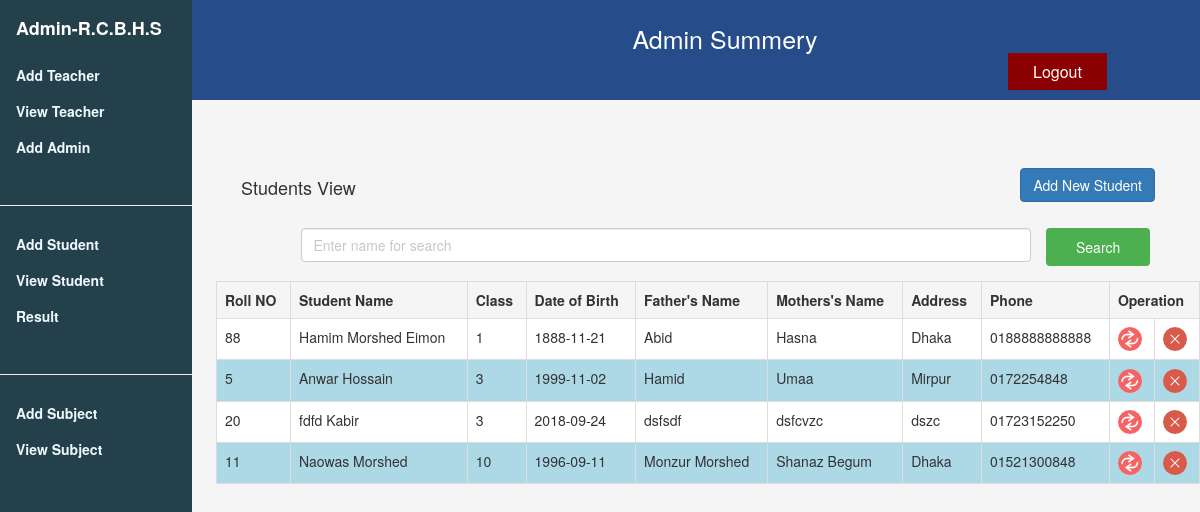
Page /role/admin/view-student.php on the committed database.
### tables this page shows
CREATE TABLE `student_tbl` (
  `student_id` int(11) NOT NULL,
  `roll_no` int(11) NOT NULL,
  `f_name` varchar(50) NOT NULL,
  `l_name` varchar(50) NOT NULL,
  `fatname` varchar(50) NOT NULL,
  `motname` varchar(50) NOT NULL,
  `gender` varchar(50) NOT NULL,
  `dob` date NOT NULL,
  `class` int(11) NOT NULL,
  `contact` varchar(20) NOT NULL,
  `email` varchar(30) NOT NULL,
  `address` varchar(50) NOT NULL
);

### role/admin/view-student.php (the view, shortened to what this page needs)
<?php
$con =mysqli_connect("localhost","root","","sms_db") or die (mysqli_error());
?>
<!DOCTYPE html>
<html>
<head>
<link rel="stylesheet" href="../../assets/css/w3.css">
<link rel="stylesheet" href="../../assets/css/style-main.css">
<link rel="stylesheet" href="../../assets/css/bootstrap-v3.3.css">
<link rel="stylesheet" href="../../assets/css/font-awesome/css/all.css">
<link rel="stylesheet" href="../../assets/css/style-info.css">
</head>
<body>
<div class="w3-sidebar w3-light-grey w3-bar-block" style="width:16% ;top: 0">
  <a style="color:white" href="admin.php"><h4 class="w3-bar-item"><strong>Admin-R.C.B.H.S</strong></h4></a>
  <a href="add-teacher.php" class="w3-bar-item w3-button"> Add Teacher</a>
  <a href="view-teacher.php" class="w3-bar-item w3-button">View Teacher</a>
  <a href="../admin/admin-reg.php" class="w3-bar-item w3-button"> Add Admin</a>
  <hr>
  <a href="add-student.php" class="w3-bar-item w3-button">Add Student</a>
  <a href="view-student.php" class="w3-bar-item w3-button">View Student</a>
  <a href="result_entry.php" class="w3-bar-item w3-button">Result</a>
  <hr>
  <a href="add-subject.php" class="w3-bar-item w3-button">Add Subject</a>
  <a href="view-subject.php" class="w3-bar-item w3-button">View Subject</a>
</div>
<div class="header">
   <h4>Admin Summery <a href="../../role.php" class="button">Logout</a></h4>
</div>>
<div id="main-page" style=margin-left:18%>
 <div class="col-md-12 entry-head margin-20b">
        <a href=""></a><h4 class="left">Students View</h4>
        <a class="btn btn-primary right" href="add-student.php">Add New Student</a>
    </div>
    <form role="form" data-toggle="validator" method="post" class="form-horizontal">
        <div class="form-group">
            <div class="col-md-9 col-md-offset-1     col-xs-9 col-sm-10">
            <input type="text" class="form-control" name="searchtxt" Placeholder="Enter name for search" autocomplete="off"/></div>
            <input type="submit" name="btnsearch" value="Search" class="btn btn-info"/>
        </div>
    </form>
<form method="post">
    <div class="table-responsive">
        <table class="table table-bordered">
        <tr>
            <th>Roll NO</th>
            <th>Student Name</th>
            <th>Class</th>
            <th>Date of Birth</th>
            <th>Father's Name</th>
            <th>Mothers's Name</th>
            <th>Address</th>
            <th>Phone</th>
            <th colspan="2">Operation</th>
        </tr>
        <?php
	$key="";
	if($key !=""){
		$query="SElECT * FROM student_tbl WHERE f_name  like '%$key%' or l_name like '%$key%'";
		$sql_sel=mysqli_query($con,$query);
	}
	else{
		 $query="SELECT * FROM student_tbl";
		 $sql_sel=mysqli_query($con,$query);
	}
    $i=0;
    while($row=mysqli_fetch_array($sql_sel)){
    $i++;
    $color=($i%2==0)?"lightblue":"white";
    ?>
      <tr bgcolor="<?php echo $color?>">
            <td><?php echo $row['roll_no'];?></td>
            <td><?php echo $row['f_name']."    ".$row['l_name'];?></td>
            <td><?php echo $row['class'];?></td>
            <td><?php echo $row['dob'];?></td>
            <td><?php echo $row['fatname'];?></td>
            <td><?php echo $row['motname'];?></td>
            <td><?php echo $row['address'];?></td>
            <td><?php echo $row['contact'];?></td>
            <td><a href="edit-student.php?edit_id=<?php echo $row['student_id'];?>" title="Update"><img src="../../assets/images/update.png" /></a></td>
            <td><a href="?view-students&opr=del&rs_id=<?php echo $row['student_id'];?>" title="Delete"><img src="../../assets/images/delete.png" /></a></td>
        </tr>
    <?php
    }
    ?>
    </table>
    </div>
</form>
    </div>
</body>
</html>

### assets/css/w3.css (style rules this page uses)
html { box-sizing:border-box }
*,*:before,*:after { box-sizing:inherit }
html { -ms-text-size-adjust:100%;-webkit-text-size-adjust:100% }
body { margin:0 }
a { background-color:transparent;-webkit-text-decoration-skip:objects }
img { border-style:none }
hr { box-sizing:content-box;height:0;overflow:visible }
button,input,select,textarea { font:inherit;margin:0 }
button,input { overflow:visible }
button,html [type=button],[type=reset],[type=submit] { -webkit-appearance:button }
html,body { font-family:Verdana,sans-serif;font-size:15px;line-height:1.5 }
html { overflow-x:hidden }
h4 { font-size:20px }
h1,h2,h3,h4,h5,h6 { font-family:"Segoe UI",Arial,sans-serif;font-weight:400;margin:10px 0 }
hr { border:0;border-top:1px solid #eee;margin:20px 0 }
img { vertical-align:middle }
a { color:inherit }
.w3-btn,.w3-button { border:none;display:inline-block;padding:8px 16px;vertical-align:middle;overflow:hidden;text-decoration:none;color:inherit;background-color:inherit;text-align:center;cursor:pointer;white-space:nowrap }
.w3-btn,.w3-button { -webkit-touch-callout:none;-webkit-user-select:none;-khtml-user-select:none;-moz-user-select:none;-ms-user-select:none;user-select:none }
.w3-sidebar { height:100%;width:200px;background-color:#fff;position:fixed!important;z-index:1;overflow:auto }
.w3-bar-block .w3-bar-item { width:100%;display:block;padding:8px 16px;text-align:left;border:none;white-space:normal;float:none;outline:0 }
.w3-light-grey,.w3-hover-light-grey:hover,.w3-light-gray,.w3-hover-light-gray:hover { color:#000!important;background-color:#f1f1f1!important }

### assets/css/style-main.css (style rules this page uses)
.header { overflow: hidden; background-color:#264c89; padding-left:250px; padding-top:15px; position:inherit; width:100%; text-color:white; }
.header h4 { float:none; color: white; text-align: center; text-decoration: none; font-size: 25px; }
#main-page { margin-top:4%; background-color:transparent; }
.w3-sidebar { font-weight: bold; background-color: #24404b !important; color: aliceblue !important; }
.button { background-color:darkred; border: none; color: white; padding: 10px 25px; margin-left: 70%; text-align: center; text-decoration: none; display: inline-block; font-size: 16px; cursor: pointer; }

### assets/css/style-info.css (style rules this page uses)
body { background-color: whitesmoke; }
.left { float: left; margin-left: 10px; }
.right { float: right; margin-right: 30px; }
.margin-20b { margin-bottom: 20px; }
.entry-head { overflow: hidden; }
* { box-sizing: border-box; }
input[type=text], select, textarea { width: 100%; padding: 12px; border: 1px solid #ccc; border-radius: 4px; resize: vertical; }
input[type=submit] { background-color: #4CAF50; color: white; padding: 9px 30px; border: none; border-radius: 4px; cursor: pointer; float: inherit; }

### rows in the picture
student_tbl: roll_no "88", f_name "Hamim", l_name "Morshed Eimon", class "1", dob "1888-11-21", fatname "Abid", motname "Hasna", address "Dhaka", contact "0188888888888"
student_tbl: roll_no "5", f_name "Anwar", l_name "Hossain", class "3", dob "1999-11-02", fatname "Hamid", motname "Umaa", address "Mirpur", contact "0172254848"
student_tbl: roll_no "20", f_name "fdfd", l_name "Kabir", class "3", dob "2018-09-24", fatname "dsfsdf", motname "dsfcvzc", address "dszc", contact "01723152250"
student_tbl: roll_no "11", f_name "Naowas", l_name "Morshed", class "10", dob "1996-09-11", fatname "Monzur Morshed", motname "Shanaz Begum", address "Dhaka", contact "01521300848"
